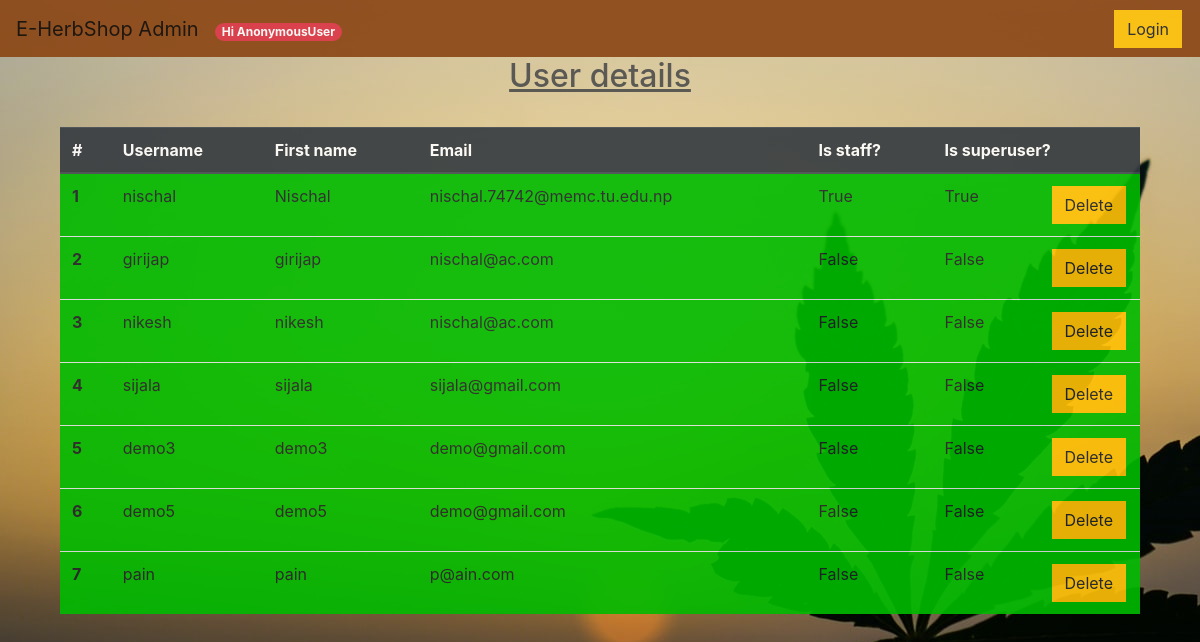
The app's page /userm/ with its own data.
### store/models.py (models this page shows, shortened)
class Customer(models.Model):
    user = models.OneToOneField(User, on_delete=models.CASCADE, null=True, blank=True, )
    name = models.CharField(max_length=200, null=True)
    email = models.CharField(max_length=200, null=True)

### store/views.py (the view)
# urls.py: path('userm/', views.userm, name='userm'),
def userm(request):
    users = Customer.objects.all()
    return render(request, 'store/userm.html', {'users': users})

### store/Templates/store/userm.html
{% extends 'store/AdminMain.html' %}
{% load static %}
{% block acontent %}
    <div class="container">
        <h2 class="text-center"><u> User details</u></h2><br>
        <table class="table">
            <thead class="thead-dark">
            <tr>
                <th scope="col">#</th>
                <th scope="col">Username</th>
                <th scope="col">First name</th>
                <th scope="col">Email</th>
                <th scope="col">Is staff?</th>
                <th scope="col">Is superuser?</th>
            </tr>
            </thead>
            <tbody style="background-color: #00bb00">
            {% for user in users %}
                <tr>
                    <th scope="row">{{ forloop.counter }}</th>
                    <td>{{ user.user.username }}</td>
                    <td>{{ user.name }}</td>
                    <td>{{ user.email }}</td>
                    <td>{{ user.user.is_staff }}</td>
                    <td>
                        {{ user.user.is_superuser }}
                        <a href="{% url 'deleteuser' user.id %}" class="btn btn-warning" style="float: right">Delete</a>
                    </td>
                </tr>
            {% endfor %}
            </tbody>
        </table>
    </div>
{% endblock acontent %}

### static/css/main.css (style rules this page uses)
body { background-color: red; background-image: url("bgf.jpg"); opacity: 90%; }
h1,h2,h3,h4,h5,h6 { color:hsl(0, 0%, 30%); }
.btn { border-radius: 0; margin-left: 2px; margin-right: 2px; }
:root { --input-padding-x: 1.5rem; --input-padding-y: .75rem; }

### records on screen
Customer: user.username "nischal", name "Nischal", email "nischal.74742@memc.tu.edu.np", user.is_staff "True", user.is_superuser "True"
Customer: user.username "girijap", name "girijap", email "nischal@ac.com", user.is_staff "False", user.is_superuser "False"
Customer: user.username "nikesh", name "nikesh", email "nischal@ac.com", user.is_staff "False", user.is_superuser "False"
Customer: user.username "sijala", name "sijala", email "sijala@gmail.com", user.is_staff "False", user.is_superuser "False"
Customer: user.username "demo3", name "demo3", email "demo@gmail.com", user.is_staff "False", user.is_superuser "False"
Customer: user.username "demo5", name "demo5", email "demo@gmail.com", user.is_staff "False", user.is_superuser "False"
Customer: user.username "pain", name "pain", email "p@ain.com", user.is_staff "False", user.is_superuser "False"

### other values on screen
{{ request.user }} "AnonymousUser"
